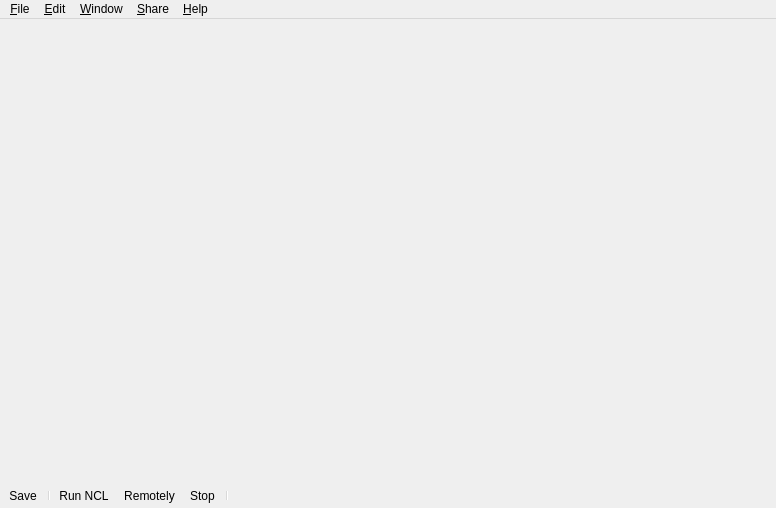
<?xml version="1.0" encoding="UTF-8"?>
<ui version="4.0">
 <class>ComposerMainWindow</class>
 <widget class="QMainWindow" name="ComposerMainWindow">
  <property name="enabled">
   <bool>true</bool>
  </property>
  <property name="geometry">
   <rect>
    <x>0</x>
    <y>0</y>
    <width>776</width>
    <height>508</height>
   </rect>
  </property>
  <property name="sizePolicy">
   <sizepolicy hsizetype="Maximum" vsizetype="Maximum">
    <horstretch>0</horstretch>
    <verstretch>0</verstretch>
   </sizepolicy>
  </property>
  <property name="focusPolicy">
   <enum>Qt::NoFocus</enum>
  </property>
  <property name="windowTitle">
   <string>NCL Composer</string>
  </property>
  <property name="autoFillBackground">
   <bool>false</bool>
  </property>
  <property name="styleSheet">
   <string notr="true">QMainWindow {
	font: 7pt;
}

QMainWindow::separator {
     background: black;
     width: 1px; /* when vertical */
     height: 1px; /* when horizontal */
     border: 10px;
 }

QMainWindow::separator:vertical {
     height: 1px; /* when vertical */
 }

 QMainWindow::separator:hover {
     background: lightgray;
 }

.QDockWidget {
  color: white;
  font: 8pt &quot;Nimbus Sans L&quot;;
  border: 1px solid lightgray;
}

QTabWidget::tab-bar {
/*  border: none; */
  color: rgb(255, 255, 255);
  background: qlineargradient(x1: 0, y1: 0, x2: 0, y2: 1,
	  stop: 0 #a6a6a6, stop: 0.08 #7f7f7f,
	  stop: 0.39999 #717171, stop: 0.4 #626262,
	  stop: 0.9 #4c4c4c, stop: 1 #333333);
  font: 9pt &quot;Nimbus Sans L&quot;;  
 }

QTabBar::tab {
	background: lightgray;
	color: darkgray;
	padding: 4px; 
	border-top-left-radius: 6px;
 	border-top-right-radius: 6px;
    border: 2px solid #C4C4C3; 
 }

QTabBar::tab:selected {
	background: qlineargradient(x1: 0, y1: 0, x2: 0, y2: 1,
 		stop: 0 #333333, stop: 0.08 #4c4c4c,
		stop: 0.39999 #626262, stop: 0.4 #717171,
		stop: 0.9  #7f7f7f, stop: 1 #a6a6a6);
	color: white;
 }

QProgressBar {
	border: 1px solid black;
	text-align: top;
	padding: 1px;
	border-bottom-right-radius: 7px;
	border-bottom-left-radius: 7px;
	background: QLinearGradient( x1: 0, y1: 0, x2: 1, y2: 0,
		stop: 0 #fff,
		stop: 0.4999 #eee,
		stop: 0.5 #ddd,
		stop: 1 #eee);
	width: 15px;
}

QProgressBar::chunk {
	background: QLinearGradient( x1: 0, y1: 0, x2: 1, y2: 0,
		 stop: 0 #78d,
		 stop: 0.4999 #46a,
		 stop: 0.5 #45a,
		 stop: 1 #238 );
	 border-bottom-right-radius: 7px;
	 border-bottom-left-radius: 7px;
	 border: 1px solid black;
}

QTreeWidget {
/*	background-color: #888888; */
}

QToolBar {
  border: none;
/*
  border-color: rgb(0,0,0);
  color: rgb(255, 255, 255);
  background-image: url(:/mainwindow/images/bg.jpg);
  background: qlineargradient(x1: 0, y1: 0, x2: 0, y2: 1,
  stop: 0 #a6a6a6, stop: 0.08 #7f7f7f,
  stop: 0.39999 #717171, stop: 0.4 #626262,
  stop: 0.9 #4c4c4c, stop: 1 #333333); 
*/
}

QTableWidget {
/*  background-color: #888888; */
}

/* QSplitter::handle {
	background-color: black;
 }

 QSplitter::handle:horizontal {
     width: 1px;
 }

 QSplitter::handle:vertical {
     height: 1px;
 }

 QSplitter::handle:pressed {
	background-color: black;
 }*/

/* Dark Style QWidget{
	background-color: #888888;
	color: white;
}
QMenuBar {
     background-color: qlineargradient(x1:0, y1:0, x2:0, y2:1,
                                       stop:0 #aaaaaa, stop:1 #888888);
 }

 QMenuBar::item {
     spacing: 3px;
     padding: 1px 4px;
     background: transparent;
     border-radius: 4px;
 }

 QMenuBar::item:selected {
     background: #a8a8a8;
 }

 QMenuBar::item:pressed {
     background: #888888;
 }
QMenu {
     background-color: #ABABAB;
     border: 1px solid black;
 }

 QMenu::item {
     background-color: transparent;
 }

 QMenu::item:selected {
     background-color: #778899;
 }
*/
/* QDockWidget::title {
  background: qlineargradient(x1: 0, y1: 0, x2: 0, y2: 1,
	  stop: 0 #a6a6a6, stop: 0.08 #7f7f7f,
	  stop: 0.39999 #717171, stop: 0.4 #626262,
	  stop: 0.9 #4c4c4c, stop: 1 #333333);
  color: white;
  padding-left: 2px;
}*/</string>
  </property>
  <property name="iconSize">
   <size>
    <width>42</width>
    <height>42</height>
   </size>
  </property>
  <property name="documentMode">
   <bool>true</bool>
  </property>
  <property name="dockNestingEnabled">
   <bool>true</bool>
  </property>
  <property name="unifiedTitleAndToolBarOnMac">
   <bool>true</bool>
  </property>
  <widget class="QWidget" name="centralWidget">
   <property name="sizePolicy">
    <sizepolicy hsizetype="Maximum" vsizetype="Maximum">
     <horstretch>0</horstretch>
     <verstretch>0</verstretch>
    </sizepolicy>
   </property>
   <property name="autoFillBackground">
    <bool>false</bool>
   </property>
   <property name="styleSheet">
    <string notr="true"/>
   </property>
   <layout class="QHBoxLayout" name="horizontalLayout">
    <property name="spacing">
     <number>0</number>
    </property>
    <property name="margin">
     <number>0</number>
    </property>
    <item>
     <widget class="QFrame" name="frame">
      <property name="enabled">
       <bool>true</bool>
      </property>
      <property name="sizePolicy">
       <sizepolicy hsizetype="Expanding" vsizetype="Expanding">
        <horstretch>0</horstretch>
        <verstretch>0</verstretch>
       </sizepolicy>
      </property>
      <property name="frameShape">
       <enum>QFrame::NoFrame</enum>
      </property>
      <property name="frameShadow">
       <enum>QFrame::Raised</enum>
      </property>
      <property name="lineWidth">
       <number>1</number>
      </property>
      <layout class="QHBoxLayout" name="horizontalLayout_2">
       <property name="spacing">
        <number>0</number>
       </property>
       <property name="margin">
        <number>0</number>
       </property>
      </layout>
     </widget>
    </item>
   </layout>
  </widget>
  <widget class="QToolBar" name="toolBar">
   <property name="enabled">
    <bool>true</bool>
   </property>
   <property name="acceptDrops">
    <bool>false</bool>
   </property>
   <property name="windowTitle">
    <string>toolBar</string>
   </property>
   <property name="layoutDirection">
    <enum>Qt::LeftToRight</enum>
   </property>
   <property name="autoFillBackground">
    <bool>false</bool>
   </property>
   <property name="inputMethodHints">
    <set>Qt::ImhNone</set>
   </property>
   <property name="movable">
    <bool>false</bool>
   </property>
   <property name="allowedAreas">
    <set>Qt::AllToolBarAreas</set>
   </property>
   <property name="toolButtonStyle">
    <enum>Qt::ToolButtonIconOnly</enum>
   </property>
   <property name="floatable">
    <bool>false</bool>
   </property>
   <attribute name="toolBarArea">
    <enum>BottomToolBarArea</enum>
   </attribute>
   <attribute name="toolBarBreak">
    <bool>false</bool>
   </attribute>
   <addaction name="action_Save"/>
   <addaction name="separator"/>
   <addaction name="action_RunNCL"/>
   <addaction name="action_Run_remotely"/>
   <addaction name="action_StopRemoteNCL"/>
   <addaction name="separator"/>
  </widget>
  <widget class="QMenuBar" name="menubar">
   <property name="enabled">
    <bool>true</bool>
   </property>
   <property name="geometry">
    <rect>
     <x>0</x>
     <y>0</y>
     <width>776</width>
     <height>21</height>
    </rect>
   </property>
   <property name="layoutDirection">
    <enum>Qt::LeftToRight</enum>
   </property>
   <property name="autoFillBackground">
    <bool>false</bool>
   </property>
   <property name="defaultUp">
    <bool>false</bool>
   </property>
   <property name="nativeMenuBar">
    <bool>false</bool>
   </property>
   <widget class="QMenu" name="menu_File">
    <property name="title">
     <string>&amp;File</string>
    </property>
    <widget class="QMenu" name="menu_Recent_Files">
     <property name="title">
      <string>&amp;Recent Projects</string>
     </property>
     <addaction name="action_Clear_Recent_Files"/>
     <addaction name="separator"/>
    </widget>
    <widget class="QMenu" name="menuImport">
     <property name="title">
      <string>Import</string>
     </property>
     <addaction name="actionImport_from_existing_NCL"/>
    </widget>
    <widget class="QMenu" name="menuExport">
     <property name="title">
      <string>Export</string>
     </property>
     <addaction name="actionTo_NCL_Document"/>
    </widget>
    <addaction name="action_New_Project"/>
    <addaction name="actionOpen_Project"/>
    <addaction name="menu_Recent_Files"/>
    <addaction name="separator"/>
    <addaction name="menuImport"/>
    <addaction name="menuExport"/>
    <addaction name="separator"/>
    <addaction name="action_Close_Project"/>
    <addaction name="action_Close_All"/>
    <addaction name="separator"/>
    <addaction name="action_Save"/>
    <addaction name="actionSave_All"/>
    <addaction name="separator"/>
    <addaction name="action_Exit"/>
   </widget>
   <widget class="QMenu" name="menu_Edit">
    <property name="title">
     <string>&amp;Edit</string>
    </property>
    <addaction name="separator"/>
   </widget>
   <widget class="QMenu" name="menu_Help">
    <property name="title">
     <string>&amp;Help</string>
    </property>
    <addaction name="action_Help"/>
    <addaction name="separator"/>
    <addaction name="action_About"/>
    <addaction name="action_About_Plugins"/>
   </widget>
   <widget class="QMenu" name="menu_Window">
    <property name="title">
     <string>&amp;Window</string>
    </property>
   </widget>
   <widget class="QMenu" name="menu_Share">
    <property name="enabled">
     <bool>true</bool>
    </property>
    <property name="title">
     <string>&amp;Share</string>
    </property>
    <addaction name="actionShare_This_Project_Online"/>
    <addaction name="actionGo_to_Clube_NCL_Website"/>
   </widget>
   <addaction name="menu_File"/>
   <addaction name="menu_Edit"/>
   <addaction name="menu_Window"/>
   <addaction name="menu_Share"/>
   <addaction name="menu_Help"/>
  </widget>
  <action name="action_New_Project">
   <property name="icon">
    <iconset resource="../images.qrc">
     <normaloff>:/mainwindow/images/new_document_icon.png</normaloff>:/mainwindow/images/new_document_icon.png</iconset>
   </property>
   <property name="text">
    <string>&amp;New Project</string>
   </property>
   <property name="shortcut">
    <string>Ctrl+N</string>
   </property>
  </action>
  <action name="action_Exit">
   <property name="text">
    <string>E&amp;xit</string>
   </property>
   <property name="toolTip">
    <string>Exit NCL Composer</string>
   </property>
   <property name="shortcut">
    <string>Ctrl+Q</string>
   </property>
  </action>
  <action name="action_Close_All">
   <property name="text">
    <string>Close All</string>
   </property>
  </action>
  <action name="action_Contents">
   <property name="text">
    <string>&amp;Contents</string>
   </property>
  </action>
  <action name="action_About">
   <property name="text">
    <string>&amp;About</string>
   </property>
  </action>
  <action name="action_About_Plugins">
   <property name="text">
    <string>About &amp;Plugins</string>
   </property>
   <property name="toolTip">
    <string>Show the application Plugins &quot;About box&quot;</string>
   </property>
  </action>
  <action name="actionFullScreen">
   <property name="text">
    <string>FullScreen</string>
   </property>
  </action>
  <action name="action_Clear_Recent_Files">
   <property name="text">
    <string>Clear Recent Projects</string>
   </property>
  </action>
  <action name="action_Save">
   <property name="icon">
    <iconset resource="../images.qrc">
     <normaloff>:/mainwindow/images/save_document_icon.png</normaloff>:/mainwindow/images/save_document_icon.png</iconset>
   </property>
   <property name="text">
    <string>&amp;Save</string>
   </property>
   <property name="shortcut">
    <string>Ctrl+S</string>
   </property>
  </action>
  <action name="action_RunNCL">
   <property name="checkable">
    <bool>false</bool>
   </property>
   <property name="enabled">
    <bool>true</bool>
   </property>
   <property name="icon">
    <iconset>
     <normalon>:/mainwindow/images/play_button.png</normalon>
    </iconset>
   </property>
   <property name="text">
    <string>Run</string>
   </property>
   <property name="iconText">
    <string>Run NCL</string>
   </property>
   <property name="toolTip">
    <string>Run NCL Project</string>
   </property>
   <property name="shortcut">
    <string>Ctrl+R</string>
   </property>
   <property name="iconVisibleInMenu">
    <bool>true</bool>
   </property>
  </action>
  <action name="action_Preferences">
   <property name="icon">
    <iconset resource="../images.qrc">
     <normaloff>:/mainwindow/images/preferences_icon.png</normaloff>:/mainwindow/images/preferences_icon.png</iconset>
   </property>
   <property name="text">
    <string>Config.</string>
   </property>
   <property name="toolTip">
    <string>Preferences</string>
   </property>
  </action>
  <action name="action_Run_remotely">
   <property name="icon">
    <iconset resource="../images.qrc">
     <normaloff>:/mainwindow/images/run_remote.png</normaloff>:/mainwindow/images/run_remote.png</iconset>
   </property>
   <property name="text">
    <string>Remotely</string>
   </property>
   <property name="toolTip">
    <string>Run Remotelly</string>
   </property>
   <property name="shortcut">
    <string>Ctrl+Shift+R</string>
   </property>
  </action>
  <action name="action_Help">
   <property name="enabled">
    <bool>false</bool>
   </property>
   <property name="icon">
    <iconset resource="../images.qrc">
     <normaloff>:/mainwindow/images/help_icon.png</normaloff>:/mainwindow/images/help_icon.png</iconset>
   </property>
   <property name="text">
    <string>Help</string>
   </property>
   <property name="shortcut">
    <string>F1</string>
   </property>
  </action>
  <action name="actionOpen_Project">
   <property name="icon">
    <iconset resource="../images.qrc">
     <normaloff>:/mainwindow/images/open_project_icon.png</normaloff>:/mainwindow/images/open_project_icon.png</iconset>
   </property>
   <property name="text">
    <string>Open Project</string>
   </property>
   <property name="shortcut">
    <string>Ctrl+O</string>
   </property>
  </action>
  <action name="action_Close_Project">
   <property name="text">
    <string>&amp;Close</string>
   </property>
   <property name="shortcut">
    <string>Ctrl+F4</string>
   </property>
  </action>
  <action name="actionSave_All">
   <property name="text">
    <string>Save &amp;All</string>
   </property>
   <property name="shortcut">
    <string>Ctrl+Shift+S</string>
   </property>
  </action>
  <action name="actionImport_from_existing_NCL">
   <property name="icon">
    <iconset resource="../images.qrc">
     <normaloff>:/mainwindow/images/import_document_icon.png</normaloff>:/mainwindow/images/import_document_icon.png</iconset>
   </property>
   <property name="text">
    <string>From NCL Document</string>
   </property>
  </action>
  <action name="actionPreferences">
   <property name="text">
    <string>Preferences</string>
   </property>
  </action>
  <action name="actionShare_This_Project_Online">
   <property name="enabled">
    <bool>false</bool>
   </property>
   <property name="text">
    <string>Share This Project Online</string>
   </property>
  </action>
  <action name="actionGo_to_Clube_NCL_Website">
   <property name="text">
    <string>Go to NCL Club Website</string>
   </property>
  </action>
  <action name="action_StopRemoteNCL">
   <property name="icon">
    <iconset resource="../images.qrc">
     <normaloff>:/mainwindow/stop</normaloff>:/mainwindow/stop</iconset>
   </property>
   <property name="text">
    <string>Stop</string>
   </property>
   <property name="toolTip">
    <string>Stop the current document.</string>
   </property>
  </action>
  <action name="actionTo_NCL_Document">
   <property name="enabled">
    <bool>false</bool>
   </property>
   <property name="text">
    <string>To NCL Document</string>
   </property>
  </action>
 </widget>
 <resources>
  <include location="../images.qrc"/>
 </resources>
 <connections/>
</ui>
